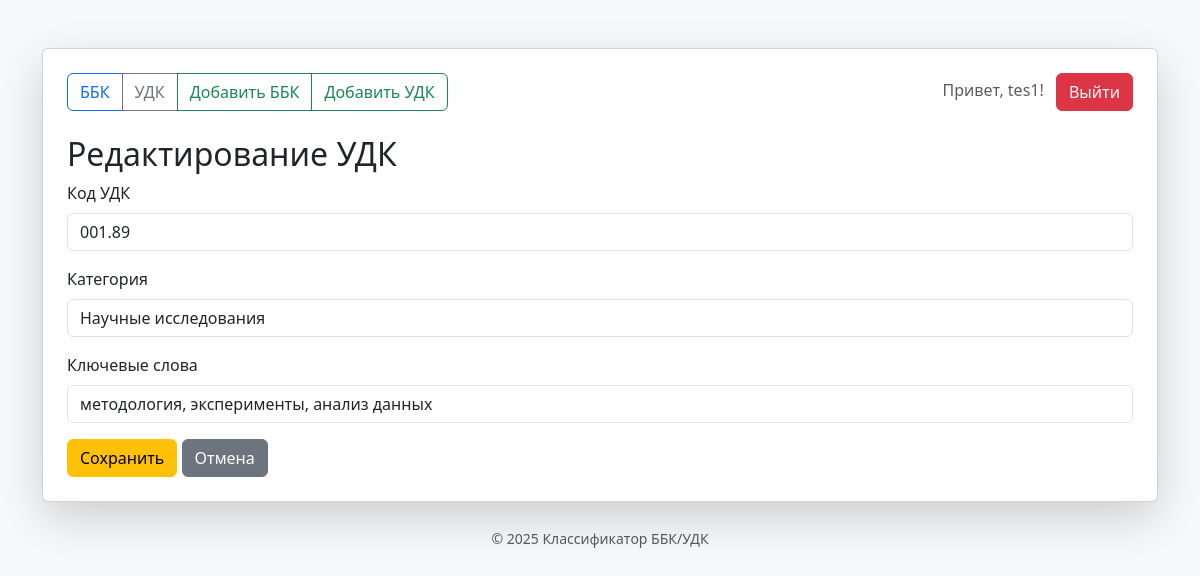
/edit_udk/1 (signed in), run on the app's committed database.
### app.py (models this page shows)
class User(UserMixin, db.Model):
    id = db.Column(db.Integer, primary_key=True)
    username = db.Column(db.String(80), unique=True, nullable=False)
    password_hash = db.Column(db.String(128), nullable=False)

class UDK(db.Model):
    id = db.Column(db.Integer, primary_key=True)
    udk_code = db.Column(db.String(20), unique=True, nullable=False)
    category = db.Column(db.String(200), nullable=False)
    keywords = db.Column(db.String(500), nullable=True)

### app.py (the view)
@app.route("/edit_udk/<int:id>", methods=["GET", "POST"])
@login_required
def edit_udk(id):
    udk = UDK.query.get_or_404(id)
    if request.method == "POST":
        udk.udk_code = request.form["udk_code"]
        udk.category = request.form["category"]
        udk.keywords = request.form["keywords"]
        db.session.commit()
        return redirect(url_for("udk_index"))
    return render_template("edit_udk.html", udk=udk)

### app.py (called while the page is built)
@login_manager.user_loader
def load_user(user_id):
    return User.query.get(int(user_id))

### templates/edit_udk.html
{% extends "base.html" %}
{% block content %}
<h2>Редактирование УДК</h2>
<form method="POST">
    <div class="mb-3">
        <label class="form-label">Код УДК</label>
        <input type="text" class="form-control" name="udk_code" value="{{ udk.udk_code }}" required>
    </div>
    <div class="mb-3">
        <label class="form-label">Категория</label>
        <input type="text" class="form-control" name="category" value="{{ udk.category }}" required>
    </div>
    <div class="mb-3">
        <label class="form-label">Ключевые слова</label>
        <input type="text" class="form-control" name="keywords" value="{{ udk.keywords }}">
    </div>
    <button type="submit" class="btn btn-warning">Сохранить</button>
    <a href="{{ url_for('udk_index') }}" class="btn btn-secondary">Отмена</a>
</form>
{% endblock %}

### templates/base.html (shortened to what this page needs)
<!DOCTYPE html>
<html lang="ru">
<head>
    <link href="https://cdn.jsdelivr.net/npm/bootstrap@5.3.0/dist/css/bootstrap.min.css" rel="stylesheet">
</head>
<body class="bg-light">
    <div class="container mt-5">
        <div class="card shadow-lg p-4">
            <nav class="d-flex justify-content-between mb-4">
                <div class="btn-group">
                    <a class="btn btn-outline-primary" href="/">ББК</a>
                    <a class="btn btn-outline-secondary" href="/udk">УДК</a>
                    {% if current_user.is_authenticated %}
                        <a class="btn btn-outline-success" href="/add_bbk">Добавить ББК</a>
                        <a class="btn btn-outline-success" href="/add_udk">Добавить УДК</a>
                    {% endif %}
                </div>
                <div>
                    {% if current_user.is_authenticated %}
                        <span class="me-2 text-muted">Привет, {{ current_user.username }}!</span>
                        <a class="btn btn-danger" href="{{ url_for('logout') }}">Выйти</a>
                    {% else %}
                        <a class="btn btn-primary" href="{{ url_for('login') }}">Войти</a>
                    {% endif %}
                </div>
            </nav>
            {% block content %}{% endblock %}
        </div>
        <footer class="text-center text-muted mt-4">
            <small>&copy; {{ year or "2025" }} Классификатор ББК/УДК</small>
        </footer>
    </div>
</body>
</html>

### data on the page
User: username "tes1"
UDK: udk_code "001.89", category "Научные исследования", keywords "методология, эксперименты, анализ данных"

### other printed values
{{ year or "2025" }} "2025"
